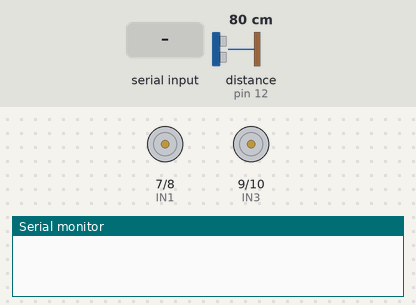
Recording of a sketch running on a simulated Arduino Uno, built with avr-gcc and run on an emulated ATmega328P. On the bench: motor-driver pin pairs drawn as motors (green arrow = first pin HIGH = forward, orange = second pin HIGH = backward, longer = more drive, scaled by the enable pin), the last lines printed to the serial monitor. The test bench sets the inputs (shaded band); at power-on: distance to the obstacle (sensor on pin 12) 80 cm. The echo pulse lasts 58.3 µs per cm.

Above: at 1.2 s.
1.3 s: "a" received over Serial
At 2.0 s:
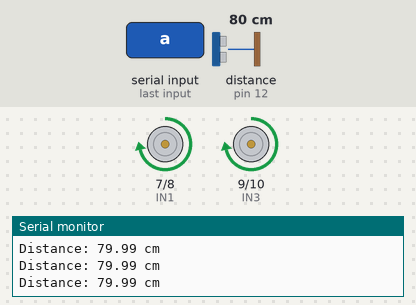
2.8 s: distance to the obstacle (sensor on pin 12) set to 2 cm
At 4.0 s:
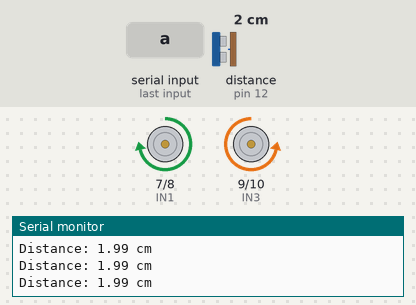
4.3 s: distance to the obstacle (sensor on pin 12) set to 18 cm
7.3 s: distance to the obstacle (sensor on pin 12) set to 21 cm
At 8.2 s:
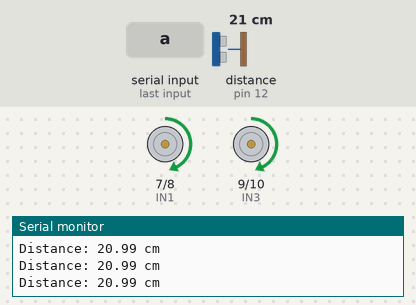
8.8 s: "m" received over Serial
At 10.0 s:
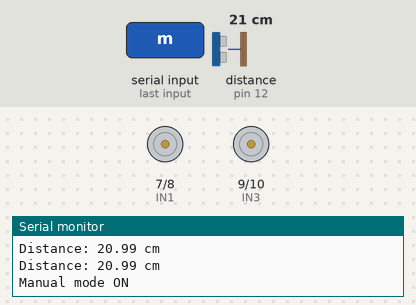
10.3 s: "b" received over Serial
At 11.0 s:
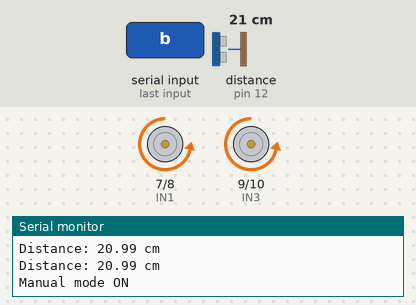
Timing chart, 0 to 12.8 s (numbered marks = the images above; inputs shaded):
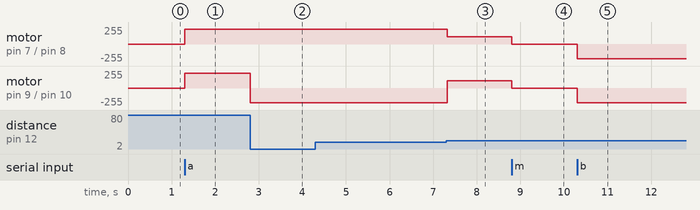

Measured:
- the behaviour switches between 20 and 21 cm on distance to the obstacle (sensor on pin 12) (found by bisection; images 2 and 3)
- after the input at 1.3 s, motor on pin 7 (IN1) / pin 8 (IN2), motor on pin 9 (IN3) / pin 10 (IN4): stopped → forward 220/255 at once
- after the input at 2.8 s, motor on pin 9 (IN3) / pin 10 (IN4): forward 220/255 → backward 220/255 at once
- after the input at 7.3 s, motor on pin 7 (IN1) / pin 8 (IN2): forward 220/255 → forward 110/255 at once; motor on pin 9 (IN3) / pin 10 (IN4): backward 220/255 → forward 110/255 at once
- after the input at 8.8 s, motor on pin 7 (IN1) / pin 8 (IN2), motor on pin 9 (IN3) / pin 10 (IN4): forward 110/255 → stopped at once
- after the input at 10.3 s, motor on pin 7 (IN1) / pin 8 (IN2), motor on pin 9 (IN3) / pin 10 (IN4): stopped → backward 220/255 at once

The sketch:

arduino_uno.ino
```cpp
#define ENA 5
#define IN1 7
#define IN2 8

#define ENB 6
#define IN3 9
#define IN4 10

// HC-SR04 ultrasonic sensor pins
#define TRIG 11
#define ECHO 12

const int baseSpeed = 220;
const int turnSpeed = 220;

bool automaticMode = false;  // Starts in manual mode

void setup() {
  bool automaticMode = true;  // Starts in manual mode
  Serial.begin(9600);

  pinMode(ENA, OUTPUT);
  pinMode(IN1, OUTPUT);
  pinMode(IN2, OUTPUT);

  pinMode(ENB, OUTPUT);
  pinMode(IN3, OUTPUT);
  pinMode(IN4, OUTPUT);

  pinMode(TRIG, OUTPUT);
  pinMode(ECHO, INPUT);

  stopMotors();
}

void loop() {
  // Receive commands from ESP
  while (Serial.available() > 0) {
    char command = Serial.read();

    if (command == 'a' || command == 'A') {
      automaticMode = true;
      stopMotors();
      Serial.println("Automatic mode ON");
    }
    else if (command == 'm' || command == 'M') {
      automaticMode = false;
      stopMotors();
      Serial.println("Manual mode ON");
    }
    else if (!automaticMode) {
      // Manual control
      if (command == 'f' || command == 'F')
        forward(baseSpeed);

      else if (command == 'b' || command == 'B')
        backward(baseSpeed);

      else if (command == 'l' || command == 'L')
        left(baseSpeed);

      else if (command == 'r' || command == 'R')
        right(baseSpeed);

      else if (command == 's' || command == 'S')
        stopMotors();
    }
  }

  // Automatic obstacle avoidance
  if (automaticMode) {
    automaticControl();
  }
}

// Read ultrasonic distance in centimeters
float getDistance() {
  digitalWrite(TRIG, LOW);
  delayMicroseconds(2);

  digitalWrite(TRIG, HIGH);
  delayMicroseconds(10);
  digitalWrite(TRIG, LOW);

  // Timeout prevents the code from waiting indefinitely
  unsigned long duration = pulseIn(ECHO, HIGH, 25000UL);

  if (duration == 0) {
    return -1;  // Invalid reading
  }

  return duration * 0.0343 / 2.0;
}

void automaticControl() {
  float distance = getDistance();


  if (distance < 0) {
    stopMotors();
    return;
  }

  Serial.print("Distance: ");
  Serial.print(distance);
  Serial.println(" cm");

  if (distance < 20) {
    // Obstacle too close: rotate right
    right(turnSpeed);
  }
  else {
    // Obstacle is at least 20 cm away:
    // move forward, slowing down between 20 and 30 cm
    int motorSpeed;

    if (distance < 30) {
      motorSpeed = map((int)(distance * 10),
                       200, 300, 100, baseSpeed);

      motorSpeed = constrain(motorSpeed, 100, baseSpeed);
    }
    else {
      motorSpeed = baseSpeed;
    }

    forward(motorSpeed);
  }

  delay(30);
}

void forward(int motorSpeed) {
  analogWrite(ENA, motorSpeed);
  analogWrite(ENB, motorSpeed);

  digitalWrite(IN1, HIGH);
  digitalWrite(IN2, LOW);

  digitalWrite(IN3, HIGH);
  digitalWrite(IN4, LOW);
}

void backward(int motorSpeed) {
  analogWrite(ENA, motorSpeed);
  analogWrite(ENB, motorSpeed);

  digitalWrite(IN1, LOW);
  digitalWrite(IN2, HIGH);

  digitalWrite(IN3, LOW);
  digitalWrite(IN4, HIGH);
}

void left(int motorSpeed) {
  analogWrite(ENA, motorSpeed);
  analogWrite(ENB, motorSpeed);

  digitalWrite(IN1, LOW);
  digitalWrite(IN2, HIGH);

  digitalWrite(IN3, HIGH);
  digitalWrite(IN4, LOW);
}

void right(int motorSpeed) {
  analogWrite(ENA, motorSpeed);
  analogWrite(ENB, motorSpeed);

  digitalWrite(IN1, HIGH);
  digitalWrite(IN2, LOW);

  digitalWrite(IN3, LOW);
  digitalWrite(IN4, HIGH);
}

void stopMotors() {
  analogWrite(ENA, 0);
  analogWrite(ENB, 0);

  digitalWrite(IN1, LOW);
  digitalWrite(IN2, LOW);

  digitalWrite(IN3, LOW);
  digitalWrite(IN4, LOW);
}
```
